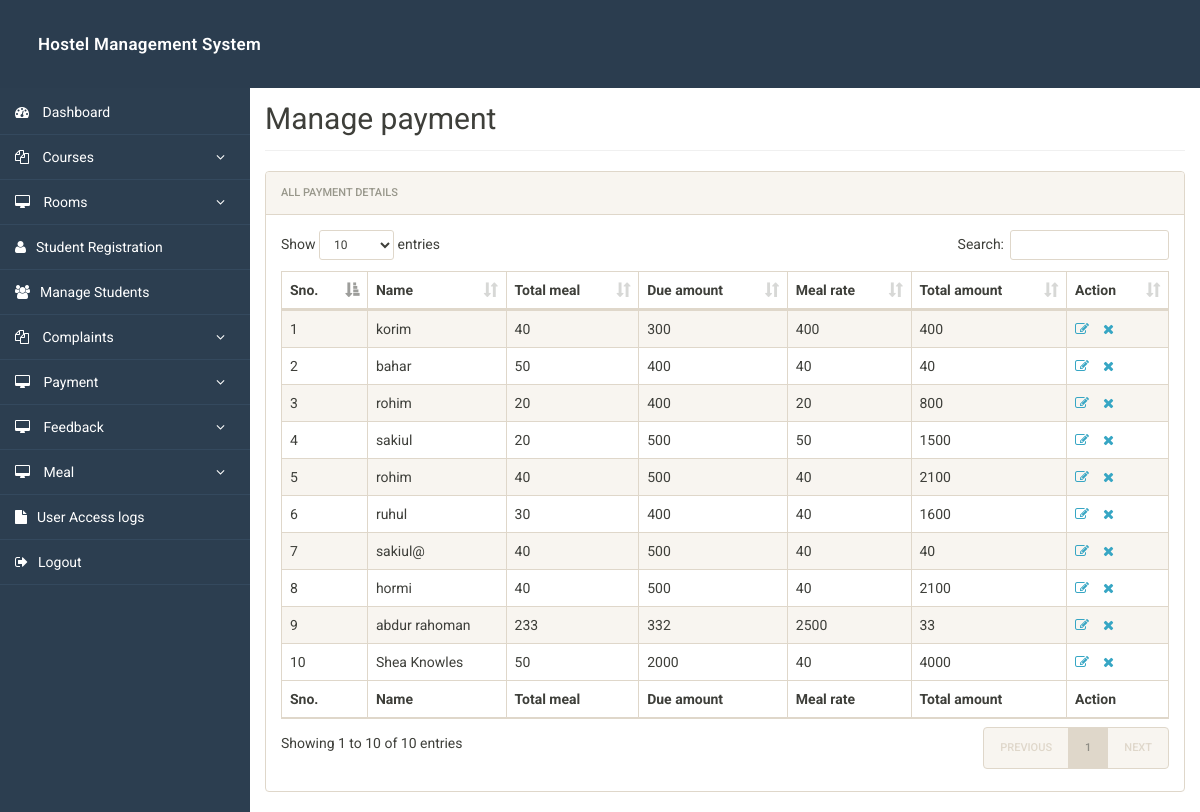
The app's page /admin/manage-pament.php (signed in) with its own data.
### tables this page shows
CREATE TABLE `pament` (
  `id` int(11) NOT NULL,
  `name` varchar(100) NOT NULL,
  `tmeal` varchar(50) NOT NULL,
  `due` varchar(20) NOT NULL,
  `amount` varchar(50) NOT NULL,
  `tamount` int(20) NOT NULL
);

### admin/manage-pament.php (the view, shortened to what this page needs)
<?php
include('includes/config.php');
?>
<!doctype html>
<html lang="en" class="no-js">
<head>
	<link rel="stylesheet" href="css/font-awesome.min.css">
	<link rel="stylesheet" href="css/bootstrap.min.css">
	<link rel="stylesheet" href="css/dataTables.bootstrap.min.css">
	<link rel="stylesheet" href="css/bootstrap-social.css">
	<link rel="stylesheet" href="css/bootstrap-select.css">
	<link rel="stylesheet" href="css/fileinput.min.css">
	<link rel="stylesheet" href="css/awesome-bootstrap-checkbox.css">
	<link rel="stylesheet" href="css/style.css">
</head>
<body>
	<?php include('includes/header.php');?>
	<div class="ts-main-content">
			<?php include('includes/sidebar.php');?>
		<div class="content-wrapper">
			<div class="container-fluid">
				<div class="row">
					<div class="col-md-12">
						<h2 class="page-title" style="margin-top: 4%">Manage payment</h2>
						<div class="panel panel-default">
							<div class="panel-heading">All payment Details</div>
							<div class="panel-body">
								<table id="zctb" class="display table table-striped table-bordered table-hover" cellspacing="0" width="100%">
									<thead>
										<tr>
											<th>Sno.</th>
											<th>Name</th>
											<th>Total meal</th>
											<th>Due amount </th>
											<th>Meal rate </th>
											<th>Total amount </th>
											<th>Action</th>
										</tr>
									</thead>
									<tfoot>
										<tr>
												<th>Sno.</th>
											<th>Name</th>
											<th>Total meal</th>
											<th>Due amount </th>
											<th>Meal rate </th>
											<th>Total amount </th>
											<th>Action</th>
										</tr>
									</tfoot>
									<tbody>
<?php
$ret="select * from pament";
$stmt= $mysqli->prepare($ret) ;
$stmt->execute() ;
$res=$stmt->get_result();
$cnt=1;
while($row = $res->fetch_object()) {
?>
<tr>
    <td><?php echo $cnt; ?></td>
    <td><?php echo $row->name; ?></td>
    <td><?php echo $row->tmeal; ?></td>
    <td><?php echo $row->due; ?></td>
    <td><?php echo $row->amount; ?></td>
    <td><?php echo $row->tamount; ?></td>
    <td>
        <a href="edit-pament.php?id=<?php echo $row->id; ?>">
            <i class="fa fa-edit"></i>
        </a>
        <a href="manage-pament.php?del=<?php echo $row->id; ?>"
           onclick="return confirm('Do you want to delete?');">
           <i class="fa fa-close"></i>
        </a>
    </td>
</tr>
<?php
$cnt++;
} ?>
									</tbody>
								</table>
							</div>
						</div>
					</div>
				</div>
			</div>
		</div>
	</div>
</body>
</html>

### admin/css/style.css (style rules this page uses)
html { font-size: 14px; }
@media only screen and (min-width: 480px) { html { font-size: 17px; } }
@media only screen and (min-width: 768px) { html { font-size: 14px; } }
body { font-size: 1em; }
a { color: #37a6c4; }
.panel { overflow: hidden; }
.page-title { padding-bottom: 15px; margin-bottom: 20px; border-bottom: 1px solid #f0f0f0; }
.ts-main-content .content-wrapper { padding-top: 15px; margin-top: 50px !important; }
@media only screen and (min-width: 992px) { .ts-main-content .content-wrapper { margin-left: 250px; } }

### records on screen
pament: name "korim", tmeal "40", due "300", amount "400", tamount "400"
pament: name "bahar", tmeal "50", due "400", amount "40", tamount "40"
pament: name "rohim", tmeal "20", due "400", amount "20", tamount "800"
pament: name "sakiul", tmeal "20", due "500", amount "50", tamount "1500"
pament: name "rohim", tmeal "40", due "500", amount "40", tamount "2100"
pament: name "ruhul", tmeal "30", due "400", amount "40", tamount "1600"
pament: name "sakiul@", tmeal "40", due "500", amount "40", tamount "40"
pament: name "hormi", tmeal "40", due "500", amount "40", tamount "2100"
pament: name "abdur rahoman", tmeal "233", due "332", amount "2500", tamount "33"
pament: name "Shea Knowles", tmeal "50", due "2000", amount "40", tamount "4000"
